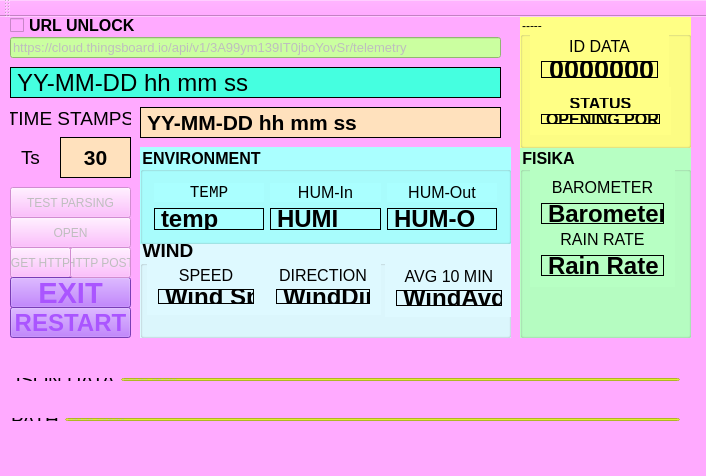
<?xml version="1.0" encoding="UTF-8"?>
<ui version="4.0">
 <class>MainWindow</class>
 <widget class="QMainWindow" name="MainWindow">
  <property name="geometry">
   <rect>
    <x>0</x>
    <y>0</y>
    <width>706</width>
    <height>476</height>
   </rect>
  </property>
  <property name="windowTitle">
   <string>Davis - Vantage VUE Data V2.0</string>
  </property>
  <property name="styleSheet">
   <string notr="true">background-color: rgb(255, 170, 255);</string>
  </property>
  <widget class="QWidget" name="centralWidget">
   <widget class="QPushButton" name="btn_SerialPort">
    <property name="enabled">
     <bool>false</bool>
    </property>
    <property name="geometry">
     <rect>
      <x>10</x>
      <y>200</y>
      <width>121</width>
      <height>31</height>
     </rect>
    </property>
    <property name="text">
     <string>OPEN</string>
    </property>
   </widget>
   <widget class="QPushButton" name="btn_GetData">
    <property name="enabled">
     <bool>false</bool>
    </property>
    <property name="geometry">
     <rect>
      <x>10</x>
      <y>230</y>
      <width>61</width>
      <height>31</height>
     </rect>
    </property>
    <property name="text">
     <string>GET HTTP</string>
    </property>
   </widget>
   <widget class="QPushButton" name="btnExit">
    <property name="enabled">
     <bool>true</bool>
    </property>
    <property name="geometry">
     <rect>
      <x>10</x>
      <y>260</y>
      <width>121</width>
      <height>31</height>
     </rect>
    </property>
    <property name="font">
     <font>
      <pointsize>22</pointsize>
      <weight>75</weight>
      <bold>true</bold>
     </font>
    </property>
    <property name="styleSheet">
     <string notr="true">background-color: rgb(170, 85, 255);
color: rgb(170, 85, 255);</string>
    </property>
    <property name="text">
     <string>EXIT</string>
    </property>
   </widget>
   <widget class="QLabel" name="labelTimeStamps">
    <property name="geometry">
     <rect>
      <x>140</x>
      <y>90</y>
      <width>361</width>
      <height>31</height>
     </rect>
    </property>
    <property name="font">
     <font>
      <pointsize>16</pointsize>
      <weight>75</weight>
      <bold>true</bold>
     </font>
    </property>
    <property name="styleSheet">
     <string notr="true">background-color: rgb(255, 225, 189);</string>
    </property>
    <property name="frameShape">
     <enum>QFrame::Box</enum>
    </property>
    <property name="text">
     <string>YY-MM-DD hh mm ss</string>
    </property>
   </widget>
   <widget class="QLabel" name="label_9">
    <property name="geometry">
     <rect>
      <x>10</x>
      <y>91</y>
      <width>121</width>
      <height>20</height>
     </rect>
    </property>
    <property name="font">
     <font>
      <pointsize>14</pointsize>
     </font>
    </property>
    <property name="frameShape">
     <enum>QFrame::NoFrame</enum>
    </property>
    <property name="text">
     <string>TIME STAMPS</string>
    </property>
    <property name="alignment">
     <set>Qt::AlignCenter</set>
    </property>
   </widget>
   <widget class="QLabel" name="labelClock">
    <property name="geometry">
     <rect>
      <x>10</x>
      <y>50</y>
      <width>491</width>
      <height>31</height>
     </rect>
    </property>
    <property name="font">
     <font>
      <pointsize>18</pointsize>
     </font>
    </property>
    <property name="styleSheet">
     <string notr="true">background-color: rgb(69, 255, 224);</string>
    </property>
    <property name="frameShape">
     <enum>QFrame::Box</enum>
    </property>
    <property name="text">
     <string>YY-MM-DD hh mm ss</string>
    </property>
   </widget>
   <widget class="QPushButton" name="btnRestart">
    <property name="enabled">
     <bool>true</bool>
    </property>
    <property name="geometry">
     <rect>
      <x>10</x>
      <y>290</y>
      <width>121</width>
      <height>31</height>
     </rect>
    </property>
    <property name="font">
     <font>
      <pointsize>18</pointsize>
      <weight>75</weight>
      <bold>true</bold>
     </font>
    </property>
    <property name="styleSheet">
     <string notr="true">background-color: rgb(170, 85, 255);
color: rgb(170, 85, 255);</string>
    </property>
    <property name="text">
     <string>RESTART</string>
    </property>
   </widget>
   <widget class="QCheckBox" name="checkBoxLock">
    <property name="geometry">
     <rect>
      <x>10</x>
      <y>0</y>
      <width>131</width>
      <height>17</height>
     </rect>
    </property>
    <property name="font">
     <font>
      <pointsize>12</pointsize>
      <weight>75</weight>
      <bold>true</bold>
     </font>
    </property>
    <property name="text">
     <string>URL UNLOCK</string>
    </property>
    <property name="checked">
     <bool>false</bool>
    </property>
   </widget>
   <widget class="QLineEdit" name="lineEditUrl">
    <property name="enabled">
     <bool>false</bool>
    </property>
    <property name="geometry">
     <rect>
      <x>10</x>
      <y>20</y>
      <width>491</width>
      <height>21</height>
     </rect>
    </property>
    <property name="font">
     <font>
      <pointsize>10</pointsize>
     </font>
    </property>
    <property name="styleSheet">
     <string notr="true">background-color: rgb(203, 255, 160);</string>
    </property>
    <property name="text">
     <string>https://cloud.thingsboard.io/api/v1/3A99ym139IT0jboYovSr/telemetry</string>
    </property>
   </widget>
   <widget class="QPushButton" name="btnTest">
    <property name="enabled">
     <bool>false</bool>
    </property>
    <property name="geometry">
     <rect>
      <x>10</x>
      <y>170</y>
      <width>121</width>
      <height>31</height>
     </rect>
    </property>
    <property name="text">
     <string>TEST PARSING</string>
    </property>
   </widget>
   <widget class="QGroupBox" name="groupBox">
    <property name="geometry">
     <rect>
      <x>140</x>
      <y>220</y>
      <width>371</width>
      <height>101</height>
     </rect>
    </property>
    <property name="font">
     <font>
      <pointsize>14</pointsize>
      <weight>75</weight>
      <bold>true</bold>
     </font>
    </property>
    <property name="styleSheet">
     <string notr="true">background-color: rgb(222, 249, 255);</string>
    </property>
    <property name="title">
     <string>WIND</string>
    </property>
    <widget class="QWidget" name="layoutWidget">
     <property name="geometry">
      <rect>
       <x>7</x>
       <y>20</y>
       <width>118</width>
       <height>58</height>
      </rect>
     </property>
     <layout class="QVBoxLayout" name="verticalLayout_7">
      <item>
       <widget class="QLabel" name="label_4">
        <property name="font">
         <font>
          <pointsize>12</pointsize>
         </font>
        </property>
        <property name="frameShape">
         <enum>QFrame::NoFrame</enum>
        </property>
        <property name="text">
         <string>SPEED</string>
        </property>
        <property name="alignment">
         <set>Qt::AlignCenter</set>
        </property>
       </widget>
      </item>
      <item>
       <widget class="QLabel" name="labelWindSpeed">
        <property name="font">
         <font>
          <pointsize>18</pointsize>
          <weight>75</weight>
          <bold>true</bold>
         </font>
        </property>
        <property name="frameShape">
         <enum>QFrame::Box</enum>
        </property>
        <property name="text">
         <string>Wind Sp</string>
        </property>
       </widget>
      </item>
     </layout>
    </widget>
    <widget class="QWidget" name="layoutWidget">
     <property name="geometry">
      <rect>
       <x>245</x>
       <y>20</y>
       <width>128</width>
       <height>60</height>
      </rect>
     </property>
     <layout class="QVBoxLayout" name="verticalLayout_9">
      <item>
       <layout class="QVBoxLayout" name="verticalLayout_10">
        <item>
         <widget class="QLabel" name="label_5">
          <property name="font">
           <font>
            <pointsize>12</pointsize>
           </font>
          </property>
          <property name="frameShape">
           <enum>QFrame::NoFrame</enum>
          </property>
          <property name="text">
           <string>AVG 10 MIN</string>
          </property>
          <property name="alignment">
           <set>Qt::AlignCenter</set>
          </property>
         </widget>
        </item>
        <item>
         <widget class="QLabel" name="labelWindSpeedAvg">
          <property name="font">
           <font>
            <pointsize>18</pointsize>
            <weight>75</weight>
            <bold>true</bold>
           </font>
          </property>
          <property name="frameShape">
           <enum>QFrame::Box</enum>
          </property>
          <property name="text">
           <string>WindAvg</string>
          </property>
         </widget>
        </item>
       </layout>
      </item>
     </layout>
    </widget>
    <widget class="QWidget" name="layoutWidget">
     <property name="geometry">
      <rect>
       <x>125</x>
       <y>20</y>
       <width>116</width>
       <height>58</height>
      </rect>
     </property>
     <layout class="QVBoxLayout" name="verticalLayout_8">
      <item>
       <widget class="QLabel" name="label_6">
        <property name="font">
         <font>
          <pointsize>12</pointsize>
         </font>
        </property>
        <property name="frameShape">
         <enum>QFrame::NoFrame</enum>
        </property>
        <property name="text">
         <string>DIRECTION</string>
        </property>
        <property name="alignment">
         <set>Qt::AlignCenter</set>
        </property>
       </widget>
      </item>
      <item>
       <widget class="QLabel" name="labelWindDir">
        <property name="font">
         <font>
          <pointsize>18</pointsize>
          <weight>75</weight>
          <bold>true</bold>
         </font>
        </property>
        <property name="frameShape">
         <enum>QFrame::Box</enum>
        </property>
        <property name="text">
         <string>WindDir</string>
        </property>
       </widget>
      </item>
     </layout>
    </widget>
   </widget>
   <widget class="QGroupBox" name="groupBox_2">
    <property name="geometry">
     <rect>
      <x>140</x>
      <y>130</y>
      <width>371</width>
      <height>97</height>
     </rect>
    </property>
    <property name="font">
     <font>
      <pointsize>12</pointsize>
      <weight>75</weight>
      <bold>true</bold>
     </font>
    </property>
    <property name="styleSheet">
     <string notr="true">background-color: rgb(170, 255, 255);</string>
    </property>
    <property name="title">
     <string>ENVIRONMENT</string>
    </property>
    <layout class="QHBoxLayout" name="horizontalLayout">
     <item>
      <layout class="QVBoxLayout" name="verticalLayout_2">
       <item>
        <widget class="QLabel" name="label_2">
         <property name="font">
          <font>
           <family>Consolas</family>
           <pointsize>12</pointsize>
           <weight>50</weight>
           <bold>false</bold>
          </font>
         </property>
         <property name="frameShape">
          <enum>QFrame::NoFrame</enum>
         </property>
         <property name="text">
          <string>TEMP</string>
         </property>
         <property name="alignment">
          <set>Qt::AlignCenter</set>
         </property>
        </widget>
       </item>
       <item>
        <widget class="QLabel" name="labelTemperature">
         <property name="font">
          <font>
           <pointsize>18</pointsize>
           <weight>75</weight>
           <bold>true</bold>
          </font>
         </property>
         <property name="frameShape">
          <enum>QFrame::Box</enum>
         </property>
         <property name="text">
          <string>temp</string>
         </property>
        </widget>
       </item>
      </layout>
     </item>
     <item>
      <layout class="QVBoxLayout" name="verticalLayout_3">
       <item>
        <widget class="QLabel" name="label_3">
         <property name="font">
          <font>
           <pointsize>12</pointsize>
          </font>
         </property>
         <property name="frameShape">
          <enum>QFrame::NoFrame</enum>
         </property>
         <property name="text">
          <string>HUM-In</string>
         </property>
         <property name="alignment">
          <set>Qt::AlignCenter</set>
         </property>
        </widget>
       </item>
       <item>
        <widget class="QLabel" name="labelHumidity">
         <property name="font">
          <font>
           <pointsize>18</pointsize>
           <weight>75</weight>
           <bold>true</bold>
          </font>
         </property>
         <property name="frameShape">
          <enum>QFrame::Box</enum>
         </property>
         <property name="text">
          <string>HUMI</string>
         </property>
        </widget>
       </item>
      </layout>
     </item>
     <item>
      <layout class="QVBoxLayout" name="verticalLayout_4">
       <item>
        <widget class="QLabel" name="label_10">
         <property name="font">
          <font>
           <pointsize>12</pointsize>
          </font>
         </property>
         <property name="frameShape">
          <enum>QFrame::NoFrame</enum>
         </property>
         <property name="text">
          <string>HUM-Out</string>
         </property>
         <property name="alignment">
          <set>Qt::AlignCenter</set>
         </property>
        </widget>
       </item>
       <item>
        <widget class="QLabel" name="labelHumidityOut">
         <property name="font">
          <font>
           <pointsize>18</pointsize>
           <weight>75</weight>
           <bold>true</bold>
          </font>
         </property>
         <property name="frameShape">
          <enum>QFrame::Box</enum>
         </property>
         <property name="text">
          <string>HUM-O</string>
         </property>
        </widget>
       </item>
      </layout>
     </item>
    </layout>
   </widget>
   <widget class="QGroupBox" name="groupBox_3">
    <property name="geometry">
     <rect>
      <x>520</x>
      <y>130</y>
      <width>171</width>
      <height>191</height>
     </rect>
    </property>
    <property name="font">
     <font>
      <pointsize>12</pointsize>
      <weight>75</weight>
      <bold>true</bold>
     </font>
    </property>
    <property name="styleSheet">
     <string notr="true">background-color: rgb(183, 255, 195);</string>
    </property>
    <property name="title">
     <string>FISIKA</string>
    </property>
    <widget class="QWidget" name="layoutWidget">
     <property name="geometry">
      <rect>
       <x>10</x>
       <y>20</y>
       <width>145</width>
       <height>120</height>
      </rect>
     </property>
     <layout class="QVBoxLayout" name="verticalLayout">
      <item>
       <widget class="QLabel" name="label_7">
        <property name="font">
         <font>
          <pointsize>12</pointsize>
          <weight>50</weight>
          <bold>false</bold>
         </font>
        </property>
        <property name="frameShape">
         <enum>QFrame::NoFrame</enum>
        </property>
        <property name="text">
         <string>BAROMETER</string>
        </property>
        <property name="alignment">
         <set>Qt::AlignCenter</set>
        </property>
       </widget>
      </item>
      <item>
       <widget class="QLabel" name="lblBarometer">
        <property name="font">
         <font>
          <pointsize>18</pointsize>
          <weight>75</weight>
          <bold>true</bold>
         </font>
        </property>
        <property name="frameShape">
         <enum>QFrame::Box</enum>
        </property>
        <property name="text">
         <string>Barometer</string>
        </property>
       </widget>
      </item>
      <item>
       <widget class="QLabel" name="label_8">
        <property name="font">
         <font>
          <pointsize>12</pointsize>
         </font>
        </property>
        <property name="frameShape">
         <enum>QFrame::NoFrame</enum>
        </property>
        <property name="text">
         <string>RAIN RATE</string>
        </property>
        <property name="alignment">
         <set>Qt::AlignCenter</set>
        </property>
       </widget>
      </item>
      <item>
       <widget class="QLabel" name="labelRainRate">
        <property name="font">
         <font>
          <pointsize>18</pointsize>
          <weight>75</weight>
          <bold>true</bold>
         </font>
        </property>
        <property name="frameShape">
         <enum>QFrame::Box</enum>
        </property>
        <property name="text">
         <string>Rain Rate</string>
        </property>
       </widget>
      </item>
     </layout>
    </widget>
   </widget>
   <widget class="QGroupBox" name="groupBox_4">
    <property name="geometry">
     <rect>
      <x>520</x>
      <y>0</y>
      <width>171</width>
      <height>131</height>
     </rect>
    </property>
    <property name="styleSheet">
     <string notr="true">background-color: rgb(255, 255, 133);</string>
    </property>
    <property name="title">
     <string>-----</string>
    </property>
    <widget class="QWidget" name="layoutWidget">
     <property name="geometry">
      <rect>
       <x>10</x>
       <y>10</y>
       <width>139</width>
       <height>62</height>
      </rect>
     </property>
     <layout class="QVBoxLayout" name="verticalLayout_5">
      <item>
       <widget class="QLabel" name="labelNo_urut">
        <property name="font">
         <font>
          <pointsize>12</pointsize>
         </font>
        </property>
        <property name="frameShape">
         <enum>QFrame::NoFrame</enum>
        </property>
        <property name="text">
         <string>ID DATA</string>
        </property>
        <property name="alignment">
         <set>Qt::AlignCenter</set>
        </property>
       </widget>
      </item>
      <item>
       <widget class="QLabel" name="labelIdData">
        <property name="font">
         <font>
          <pointsize>20</pointsize>
          <weight>75</weight>
          <bold>true</bold>
         </font>
        </property>
        <property name="frameShape">
         <enum>QFrame::Box</enum>
        </property>
        <property name="text">
         <string>0000000</string>
        </property>
       </widget>
      </item>
     </layout>
    </widget>
    <widget class="QWidget" name="layoutWidget">
     <property name="geometry">
      <rect>
       <x>10</x>
       <y>70</y>
       <width>141</width>
       <height>48</height>
      </rect>
     </property>
     <layout class="QVBoxLayout" name="verticalLayout_6">
      <item>
       <widget class="QLabel" name="label">
        <property name="font">
         <font>
          <pointsize>12</pointsize>
          <weight>75</weight>
          <bold>true</bold>
         </font>
        </property>
        <property name="frameShape">
         <enum>QFrame::NoFrame</enum>
        </property>
        <property name="text">
         <string>STATUS</string>
        </property>
        <property name="alignment">
         <set>Qt::AlignCenter</set>
        </property>
       </widget>
      </item>
      <item>
       <widget class="QLabel" name="lblStatus">
        <property name="font">
         <font>
          <pointsize>12</pointsize>
          <weight>75</weight>
          <bold>true</bold>
         </font>
        </property>
        <property name="frameShape">
         <enum>QFrame::Box</enum>
        </property>
        <property name="text">
         <string>OPENING PORT</string>
        </property>
       </widget>
      </item>
     </layout>
    </widget>
   </widget>
   <widget class="QPushButton" name="btnPost">
    <property name="enabled">
     <bool>false</bool>
    </property>
    <property name="geometry">
     <rect>
      <x>70</x>
      <y>230</y>
      <width>61</width>
      <height>31</height>
     </rect>
    </property>
    <property name="text">
     <string>HTTP POST</string>
    </property>
   </widget>
   <widget class="QLabel" name="labelPeriod">
    <property name="geometry">
     <rect>
      <x>60</x>
      <y>120</y>
      <width>71</width>
      <height>41</height>
     </rect>
    </property>
    <property name="font">
     <font>
      <pointsize>16</pointsize>
      <weight>75</weight>
      <bold>true</bold>
     </font>
    </property>
    <property name="styleSheet">
     <string notr="true">background-color: rgb(255, 225, 189);</string>
    </property>
    <property name="frameShape">
     <enum>QFrame::Box</enum>
    </property>
    <property name="text">
     <string>30</string>
    </property>
    <property name="alignment">
     <set>Qt::AlignCenter</set>
    </property>
   </widget>
   <widget class="QLabel" name="label_11">
    <property name="geometry">
     <rect>
      <x>10</x>
      <y>130</y>
      <width>41</width>
      <height>20</height>
     </rect>
    </property>
    <property name="font">
     <font>
      <pointsize>14</pointsize>
     </font>
    </property>
    <property name="frameShape">
     <enum>QFrame::NoFrame</enum>
    </property>
    <property name="text">
     <string>Ts</string>
    </property>
    <property name="alignment">
     <set>Qt::AlignCenter</set>
    </property>
   </widget>
   <widget class="QWidget" name="layoutWidget">
    <property name="geometry">
     <rect>
      <x>0</x>
      <y>350</y>
      <width>691</width>
      <height>25</height>
     </rect>
    </property>
    <layout class="QHBoxLayout" name="horizontalLayout_2">
     <item>
      <widget class="QLabel" name="label_12">
       <property name="font">
        <font>
         <pointsize>14</pointsize>
        </font>
       </property>
       <property name="frameShape">
        <enum>QFrame::NoFrame</enum>
       </property>
       <property name="text">
        <string>JSON DATA</string>
       </property>
       <property name="alignment">
        <set>Qt::AlignCenter</set>
       </property>
      </widget>
     </item>
     <item>
      <widget class="QLineEdit" name="lineJsonData">
       <property name="enabled">
        <bool>false</bool>
       </property>
       <property name="sizePolicy">
        <sizepolicy hsizetype="Expanding" vsizetype="Expanding">
         <horstretch>0</horstretch>
         <verstretch>0</verstretch>
        </sizepolicy>
       </property>
       <property name="font">
        <font>
         <pointsize>10</pointsize>
        </font>
       </property>
       <property name="styleSheet">
        <string notr="true">background-color: rgb(245, 255, 52);</string>
       </property>
       <property name="text">
        <string>json-data</string>
       </property>
       <property name="readOnly">
        <bool>false</bool>
       </property>
       <property name="placeholderText">
        <string/>
       </property>
      </widget>
     </item>
    </layout>
   </widget>
   <widget class="QWidget" name="layoutWidget">
    <property name="geometry">
     <rect>
      <x>0</x>
      <y>390</y>
      <width>691</width>
      <height>25</height>
     </rect>
    </property>
    <layout class="QHBoxLayout" name="horizontalLayout_3">
     <item>
      <widget class="QLabel" name="label_13">
       <property name="font">
        <font>
         <pointsize>14</pointsize>
        </font>
       </property>
       <property name="frameShape">
        <enum>QFrame::NoFrame</enum>
       </property>
       <property name="text">
        <string>PATH</string>
       </property>
       <property name="alignment">
        <set>Qt::AlignCenter</set>
       </property>
      </widget>
     </item>
     <item>
      <widget class="QLineEdit" name="linePathSave">
       <property name="enabled">
        <bool>false</bool>
       </property>
       <property name="sizePolicy">
        <sizepolicy hsizetype="Expanding" vsizetype="Expanding">
         <horstretch>0</horstretch>
         <verstretch>0</verstretch>
        </sizepolicy>
       </property>
       <property name="font">
        <font>
         <pointsize>10</pointsize>
        </font>
       </property>
       <property name="styleSheet">
        <string notr="true">background-color: rgb(245, 255, 52);</string>
       </property>
       <property name="text">
        <string>path save</string>
       </property>
       <property name="readOnly">
        <bool>true</bool>
       </property>
       <property name="placeholderText">
        <string/>
       </property>
      </widget>
     </item>
    </layout>
   </widget>
  </widget>
  <widget class="QMenuBar" name="menuBar">
   <property name="geometry">
    <rect>
     <x>0</x>
     <y>0</y>
     <width>706</width>
     <height>21</height>
    </rect>
   </property>
  </widget>
  <widget class="QToolBar" name="mainToolBar">
   <attribute name="toolBarArea">
    <enum>TopToolBarArea</enum>
   </attribute>
   <attribute name="toolBarBreak">
    <bool>false</bool>
   </attribute>
  </widget>
  <widget class="QStatusBar" name="statusBar"/>
 </widget>
 <layoutdefault spacing="6" margin="11"/>
 <resources/>
 <connections/>
</ui>
